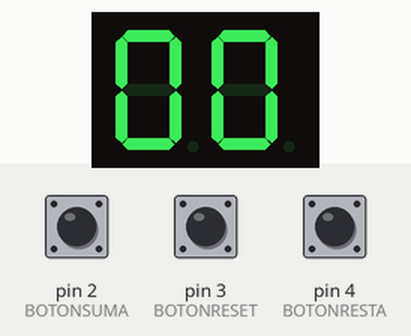
Bench run of a sketch on a simulated Arduino Uno, built with avr-gcc and run on an emulated ATmega328P. Shown: 2-digit seven-segment display. Wiring (inferred from the names in the program): 2-digit 7-segment display, segments lit when HIGH: segments pin 10, pin 11, pin 5, pin 6, pin 7, pin 9, pin 8; digit selects A5, A4. Inputs (shaded band) come from the test bench; at power-on: pin 2 (BOTONSUMA) HIGH, pin 3 (BOTONRESET) HIGH, pin 4 (BOTONRESTA) HIGH. The segment pins are drawn as the display they are named for.

Above: at 1.2 s.
1.3 s: pin 2 (BOTONSUMA) pulled LOW for 0.15 s
At 2.5 s:
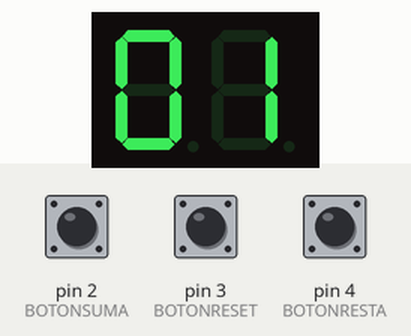
2.9 s: pin 2 (BOTONSUMA) pulled LOW for 1 s
At 4.2 s:
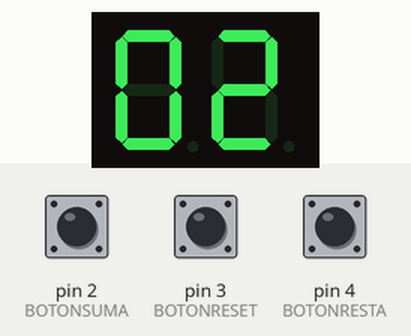
Timing chart, 0 to 5.9 s (numbered marks = the images above; inputs shaded):
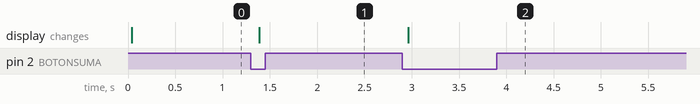

Measured:
- after the input at 1.3 s, the display: changes after 0.09 s (image 1)
- after the input at 2.9 s, the display: changes after 0.06 s (image 2)

The sketch:

primera_parte1.ino
```cpp
// C++ code
//

//Define de LEDs
#define c 5
#define d 6
#define e 7
#define g 8
#define f 9
#define a 10
#define b 11

//Define de pantalla LED seleccionada
#define UNIDAD A4
#define DECENA A5


//Define de Botones
#define BOTONSUMA 2
#define BOTONRESET 3
#define BOTONRESTA 4


int timedisplayon = 10;
int apagado = 0;
int contador = 0;

int lectura_boton_suma = 0;
int lectura_boton_resta = 0;
int lectura_boton_reset = 0;


int suma = 1;
int sumaPrevia = 1;
int resta = 1;
int restaPrevia = 1;
int reset = 1;
int resetPrevio = 1;


void setup()
{
  //Botones (SUMA, RESET, RESTA)
  pinMode(BOTONRESTA, INPUT_PULLUP);
  pinMode(BOTONRESET, INPUT_PULLUP);
  pinMode(BOTONSUMA, INPUT_PULLUP);

  //LEDS
  pinMode(5, OUTPUT);
  pinMode(6, OUTPUT);
  pinMode(7, OUTPUT);
  pinMode(8, OUTPUT);
  pinMode(9, OUTPUT);
  pinMode(10, OUTPUT);
  pinMode(11, OUTPUT);


  //PANTALLAS
  pinMode(UNIDAD, OUTPUT);
  pinMode(DECENA, OUTPUT);

  Serial.begin(9600);


}


void loop()
{

  int presiono = botonPresionado();

  if (presiono == BOTONSUMA){
    	contador++;
  }

  else if (presiono == BOTONRESTA)
  {
  		contador--;

  }

  else if (presiono == BOTONRESET){

  contador = 0;

  }

  printContador(contador);

}


//Mostrar numero


void printDigit(int digit){

  /*
  GFEDCBA
0 0111111
1 0000110
2 1011011
3 1001111
4 1100110
5 1101101
6 1111101
7 0000111
8 1111111
9 1101111

*/


  digitalWrite(a,HIGH);
  digitalWrite(b,HIGH);
  digitalWrite(c,HIGH);
  digitalWrite(d,HIGH);
  digitalWrite(e,HIGH);
  digitalWrite(f,HIGH);
  digitalWrite(g,LOW);


  switch(digit){

  case 1:

    digitalWrite(a,LOW);
    digitalWrite(b,HIGH);
    digitalWrite(c,HIGH);
    digitalWrite(d,LOW);
    digitalWrite(e,LOW);
    digitalWrite(f,LOW);
    digitalWrite(g,LOW);

    break;

  case 2:

    digitalWrite(a,HIGH);
    digitalWrite(b,HIGH);
    digitalWrite(c,LOW);
    digitalWrite(d,HIGH);
    digitalWrite(e,HIGH);
    digitalWrite(f,LOW);
    digitalWrite(g,HIGH);

    break;

  case 3:

    digitalWrite(a,HIGH);
    digitalWrite(b,HIGH);
    digitalWrite(c,HIGH);
    digitalWrite(d,HIGH);
    digitalWrite(e,LOW);
    digitalWrite(f,LOW);
    digitalWrite(g,HIGH);
    break;

  case 4:

    digitalWrite(a,LOW);
    digitalWrite(b,HIGH);
    digitalWrite(c,HIGH);
    digitalWrite(d,LOW);
    digitalWrite(e,LOW);
    digitalWrite(f,HIGH);
    digitalWrite(g,HIGH);

    break;

   case 5:

    digitalWrite(a,HIGH);
    digitalWrite(b,LOW);
    digitalWrite(c,HIGH);
    digitalWrite(d,HIGH);
    digitalWrite(e,LOW);
    digitalWrite(f,HIGH);
    digitalWrite(g,HIGH);

    break;


   case 6:

    digitalWrite(a,HIGH);
    digitalWrite(b,LOW);
    digitalWrite(c,HIGH);
    digitalWrite(d,HIGH);
    digitalWrite(e,HIGH);
    digitalWrite(f,HIGH);
    digitalWrite(g,HIGH);

    break;

   case 7:

    digitalWrite(a,HIGH);
    digitalWrite(b,HIGH);
    digitalWrite(c,HIGH);
    digitalWrite(d,LOW);
    digitalWrite(e,LOW);
    digitalWrite(f,LOW);
    digitalWrite(g,LOW);

    break;

   case 8:

    digitalWrite(a,HIGH);
    digitalWrite(b,HIGH);
    digitalWrite(c,HIGH);
    digitalWrite(d,HIGH);
    digitalWrite(e,HIGH);
    digitalWrite(f,HIGH);
    digitalWrite(g,HIGH);

    break;

   case 9:

    digitalWrite(a,HIGH);
    digitalWrite(b,HIGH);
    digitalWrite(c,HIGH);
    digitalWrite(d,HIGH);
    digitalWrite(e,LOW);
    digitalWrite(f,HIGH);
    digitalWrite(g,HIGH);

    break;
  }


}


//Funcion de encendido de pantallas

void prendePantalla(int digito)
{

  if(digito == UNIDAD){

    digitalWrite(UNIDAD, LOW);
    digitalWrite(DECENA, HIGH);
    delay(timedisplayon);

  }

  else if(digito == DECENA){

    digitalWrite(UNIDAD, HIGH);
    digitalWrite(DECENA, LOW);
    delay(timedisplayon);

  }

  else{

    digitalWrite(UNIDAD, HIGH);
    digitalWrite(DECENA, HIGH);

  }


}

//Funcion para detectar el encendido de pantallas

void printContador(int contador){

  prendePantalla(apagado);
  printDigit(contador/10); //???
  prendePantalla(DECENA);
  prendePantalla(apagado);
  printDigit(contador - 10*((int)contador/10)); //???
  prendePantalla(UNIDAD);

}

//Funcion del estado del boton

int botonPresionado(void)
{

  /*
  En el caso de los botones
  boton = 1 significa boton no presionado
  boton = 0 siginifica boton presionado
  */

  lectura_boton_suma = digitalRead(BOTONSUMA);
  lectura_boton_resta = digitalRead(BOTONRESTA);
  lectura_boton_reset = digitalRead(BOTONRESET);

   if(lectura_boton_suma)
    sumaPrevia = 1;
   if(lectura_boton_resta)
    restaPrevia = 1;
   if(lectura_boton_reset)
    resetPrevio = 1;


  if(lectura_boton_suma == 0 && lectura_boton_suma!= sumaPrevia)
  {
    sumaPrevia = lectura_boton_suma;

    return BOTONSUMA;
  }

  if(lectura_boton_resta == 0 && lectura_boton_resta != restaPrevia)
  {
    restaPrevia = lectura_boton_resta;

    return BOTONRESTA;
  }

  if(lectura_boton_reset == 0 && lectura_boton_reset != resetPrevio)
  {
    resetPrevio = lectura_boton_reset;

    return BOTONRESET;
  }


    return 0;

}
```
